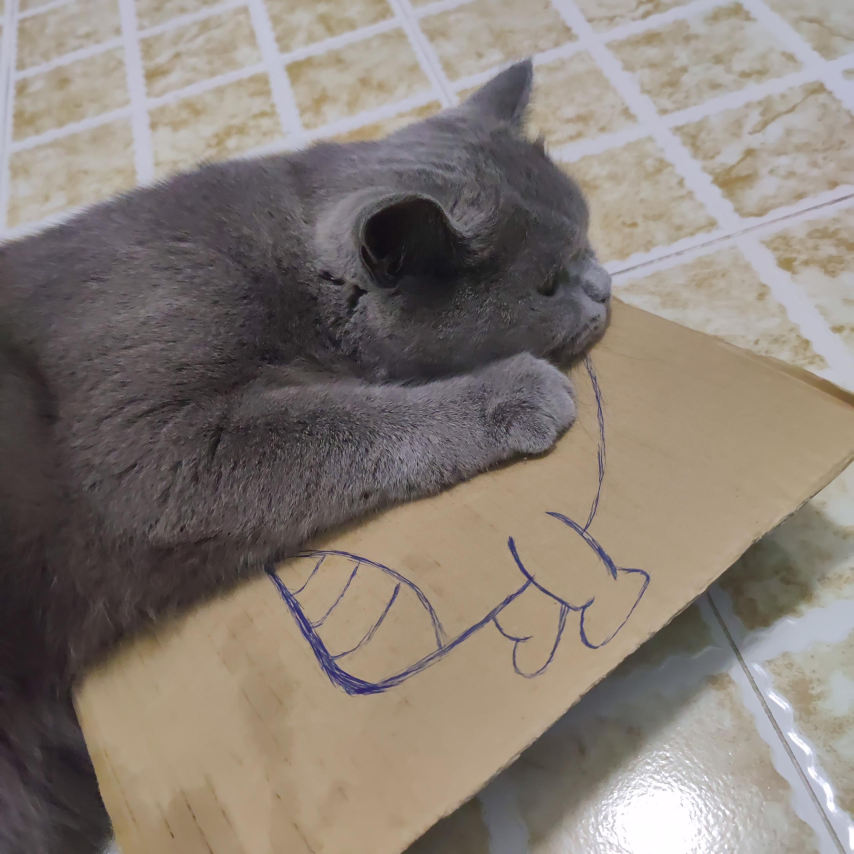
#> input picture numpy/基础学习/cat.jpg, 2560 x 2560 px (shown at 1/3 size)
$ jupyter execute --allow-errors SciPy.ipynb
#> lines starting #> are read from the running program, lines starting #| are printed output that depends on the picture
## SciPy
> 1V

Numpy提供了一个高性能的多维数组和基本工具来计算和操作这些数组。 而SciPy以此为基础，提供了大量在numpy数组上运行的函数，可用于不同类型的科学和工程应用程序。

熟悉SciPy的最佳方法是浏览[它的文档](https://docs.scipy.org/doc/scipy/reference/)。我们将重点介绍SciPy有关的对你有价值的部分内容。

##### 图像操作
SciPy提供了一些处理图像的基本函数。例如，它具有将映像从磁盘读入numpy数组、将numpy数组作为映像写入磁盘以及调整映像大小的功能。下面是一个演示这些函数的简单示例：

[cell 1]
from imageio import imread, imsave
from skimage.transform import resize

img = imread('cat.jpg')
#> img is the input picture: shape (2560, 2560, 3); mean R, G, B 135.9, 126.4, 118.9
print(img.dtype, img.shape)
#| uint8 (2560, 2560, 3)

# 变色
img_tinted = img * [1, 0.95, 0.9]
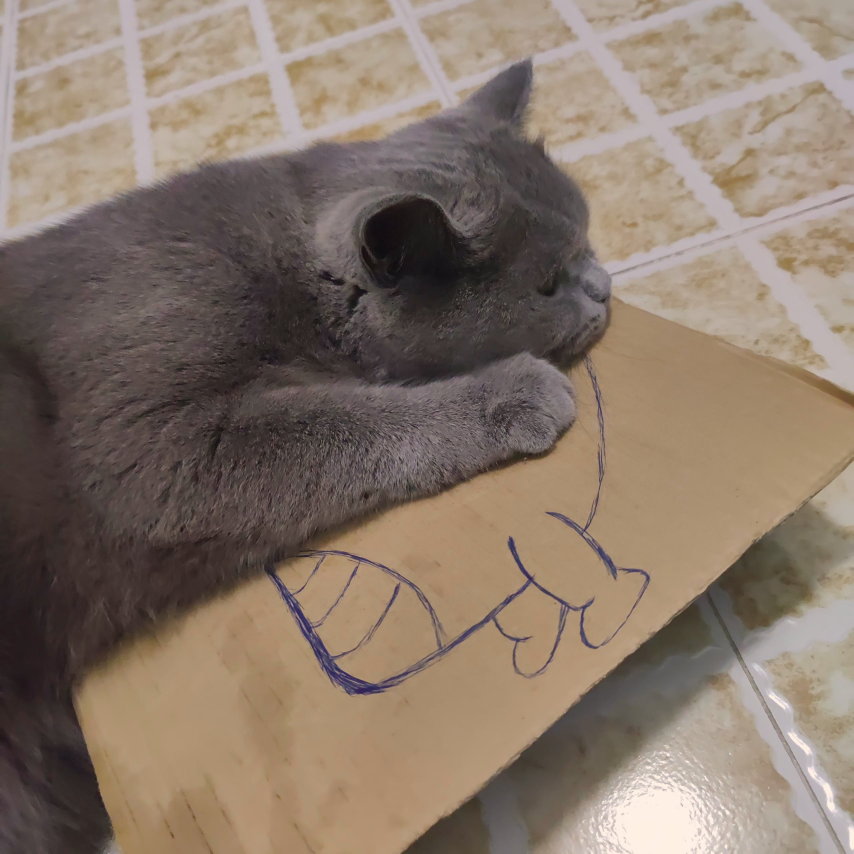
#> img_tinted: shape (2560, 2560, 3) float64 (shown at 1/3 size); mean R, G, B 135.9, 120.1, 107
# 尺寸
img_tinted = resize(img_tinted, (2560, 1560))
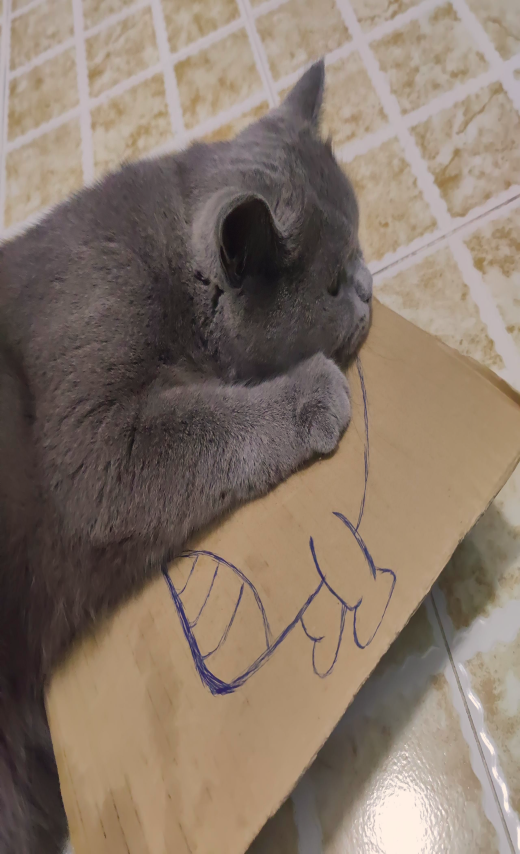
#> img_tinted: shape (2560, 1560, 3) float64 (shown at 1/3 size); mean R, G, B 135.9, 120.1, 107
#> (the rest of this cell did not finish here and is left out)
